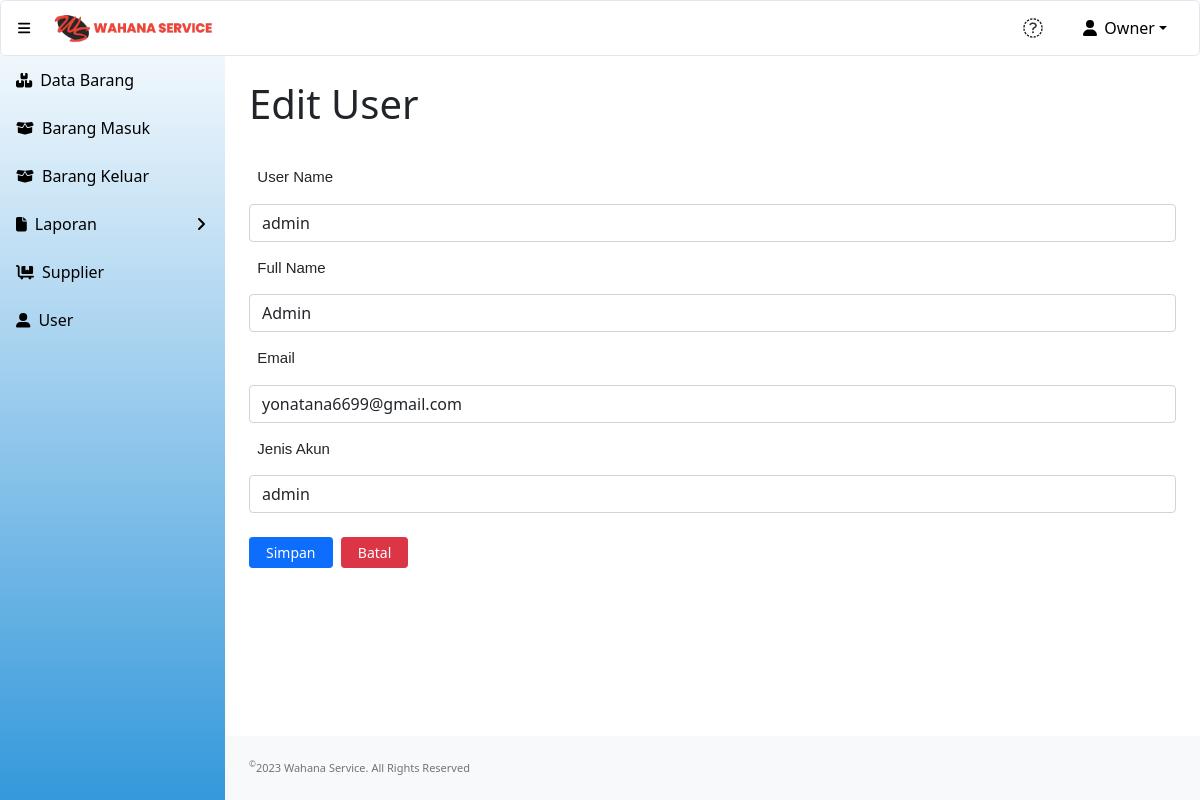
Screenshot of /update_user.php?id=2 (signed in) with the database file from the repository.
### tables this page shows
CREATE TABLE `user` (
  `id` int(11) NOT NULL,
  `username` varchar(50) NOT NULL,
  `email` varchar(50) NOT NULL,
  `password` text NOT NULL,
  `fullname` varchar(50) NOT NULL,
  `level` enum('owner','admin','kasir','INACTIVE') NOT NULL,
  `status_akun` enum('0','1') NOT NULL
);

### update_user.php (the view, shortened to what this page needs)
<?php
include "conn.php";
?>
<!DOCTYPE html>
<html lang="en">
    <head>
        <link href="https://cdn.jsdelivr.net/npm/simple-datatables@latest/dist/style.css" rel="stylesheet" />
        <link href="css/styles.css" rel="stylesheet" />
    </head>
    <?php
        $id=$_GET['id'];
        $sSQL=" select * from user where id='$id' limit 1";
        $result=mysqli_query($koneksi, $sSQL);
        if (mysqli_num_rows($result) > 0)
        {
            while ($row=mysqli_fetch_assoc($result))
            {
                $username = $row['username'];
                $fullname = $row['fullname'];
                $level = $row['level'];
                $email= $row['email'];
            }
        }
    ?>
    <body class="sb-nav-fixed">
    <?php include "head.php"; ?>
        <div id="layoutSidenav">
        <?php include "menu.php"; ?>
            </div>
            <div id="layoutSidenav_content">
                <div class="container-fluid px-4">
                    <h1 class="mt-4" style="padding-bottom:15px";>Edit User</h1>
                    <form action="submit_update_user.php" class="form" method="post">
                    <label-form for="username">&nbsp;
                        User Name
                    </label-form>
                    <input id="username" class="form-control" type="text" name="username" value="<?php echo $username;?>" required?/>
                    <label-form for="fullname">&nbsp;
                        Full Name
                    </label-form>
                    <input id="fullname" class="form-control" type="text" name="fullname" value="<?php echo $fullname;?>" required/>
                    <label-form for="email">&nbsp;
                        Email
                    </label-form>
                    <input id="email" class="form-control" type="email" name="email" value="<?php echo $email;?>" required/>
                    <label-form for="level">&nbsp;
                        Jenis Akun
                    </label-form>
                        <div>
                            <select name="level" id="level"  class="form-control"  required>
                                <option value="<?php echo $level;?>"><?php echo $level;?></option>
                            </select>
                        </div>
                        <div class="form-group">
                            <div class="col-sm-10">
                                <input type="submit" name="simpan" value="Simpan" class="btn btn-sm btn-primary" />&nbsp;
	                            <a href="user.php" class="btn btn-sm btn-danger">Batal </a>
                            </div>
                        </div>
                    </form>
                </div>
                <footer class="py-4 bg-light mt-auto">
                    <div class="container-fluid px-4">
                        <div class="d-flex align-items-center justify-content-between small">
                            <div class="text-muted"><sup>&copy;</sup>2023 Wahana Service. All Rights Reserved</div>
                        </div>
                    </div>
                </footer>
            </div>
    </body>
</html>

### rows the page displays
user: username "admin", fullname "Admin", email "yonatana6699@gmail.com", level "admin"

### other values shown
$_SESSION['fullname'] "Owner"
